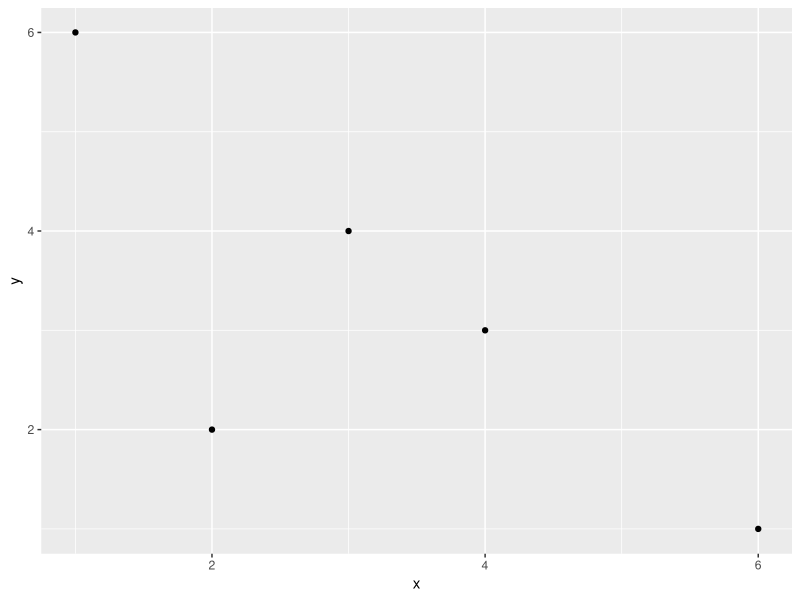
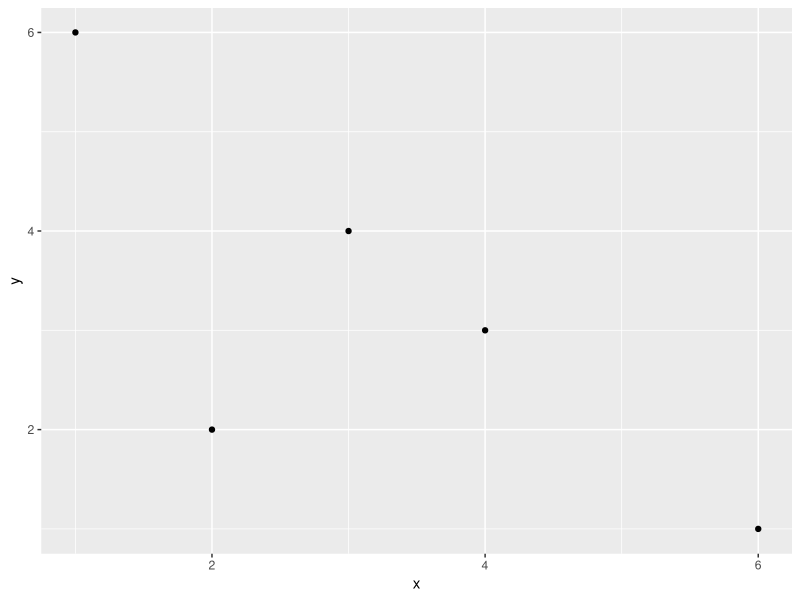

These figures' R source, in order:
# create-plot.R: minimal R code to make a plot

# load packages
library(tidyverse)

# create variables x and y
x <- c(1, 2, 4, 6, 3)
y <- c(6, 2, 3, 1, 4)

# plot x and y
qplot(x, y)

# save plot in png format
ggsave("plot.png", height = 3, width = 4)
